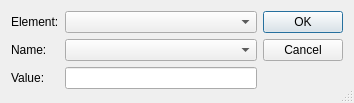
<?xml version="1.0" encoding="UTF-8"?>
<ui version="4.0">
 <class>Dialog</class>
 <widget class="QDialog" name="Dialog">
  <property name="geometry">
   <rect>
    <x>0</x>
    <y>0</y>
    <width>354</width>
    <height>103</height>
   </rect>
  </property>
  <property name="windowTitle">
   <string>Dialog</string>
  </property>
  <property name="sizeGripEnabled">
   <bool>true</bool>
  </property>
  <layout class="QHBoxLayout" name="horizontalLayout">
   <item>
    <layout class="QVBoxLayout" name="verticalLayout">
     <item>
      <layout class="QFormLayout" name="formLayout">
       <item row="0" column="0">
        <widget class="QLabel" name="label">
         <property name="text">
          <string>Element:</string>
         </property>
        </widget>
       </item>
       <item row="0" column="1">
        <widget class="QComboBox" name="combo_element"/>
       </item>
       <item row="1" column="0">
        <widget class="QLabel" name="label_2">
         <property name="text">
          <string>Name:</string>
         </property>
        </widget>
       </item>
       <item row="1" column="1">
        <widget class="QComboBox" name="combo_name"/>
       </item>
       <item row="2" column="0">
        <widget class="QLabel" name="label_3">
         <property name="text">
          <string>Value:</string>
         </property>
        </widget>
       </item>
       <item row="2" column="1">
        <widget class="QLineEdit" name="edit_value"/>
       </item>
      </layout>
     </item>
    </layout>
   </item>
   <item>
    <widget class="QDialogButtonBox" name="buttonBox">
     <property name="orientation">
      <enum>Qt::Vertical</enum>
     </property>
     <property name="standardButtons">
      <set>QDialogButtonBox::Cancel|QDialogButtonBox::Ok</set>
     </property>
    </widget>
   </item>
  </layout>
 </widget>
 <resources/>
 <connections>
  <connection>
   <sender>buttonBox</sender>
   <signal>accepted()</signal>
   <receiver>Dialog</receiver>
   <slot>accept()</slot>
   <hints>
    <hint type="sourcelabel">
     <x>248</x>
     <y>254</y>
    </hint>
    <hint type="destinationlabel">
     <x>157</x>
     <y>274</y>
    </hint>
   </hints>
  </connection>
  <connection>
   <sender>buttonBox</sender>
   <signal>rejected()</signal>
   <receiver>Dialog</receiver>
   <slot>reject()</slot>
   <hints>
    <hint type="sourcelabel">
     <x>316</x>
     <y>260</y>
    </hint>
    <hint type="destinationlabel">
     <x>286</x>
     <y>274</y>
    </hint>
   </hints>
  </connection>
 </connections>
</ui>
